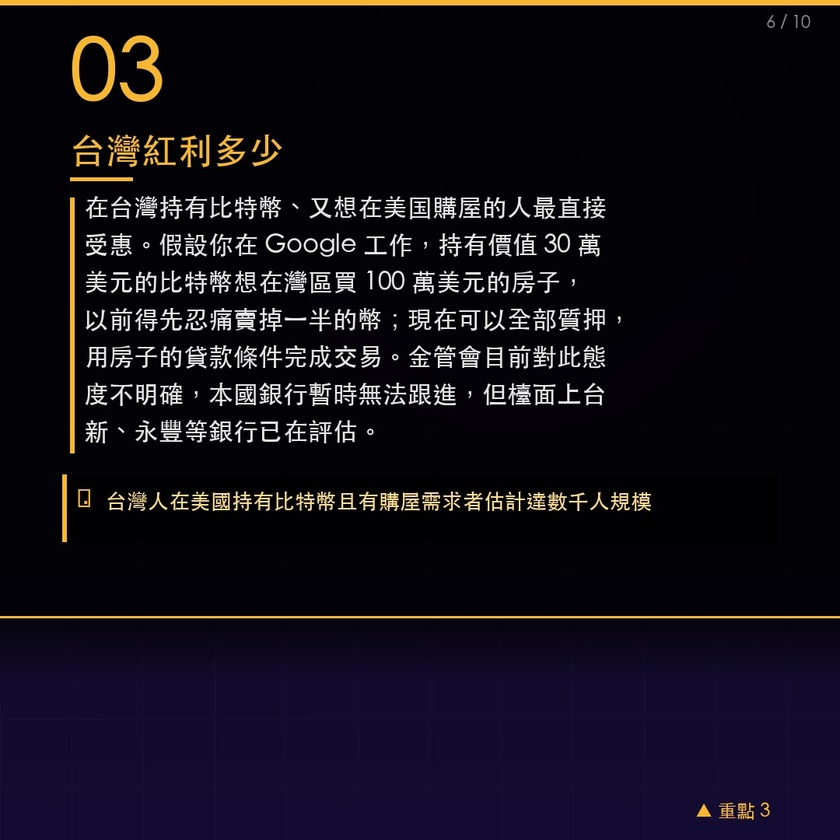
#> input picture agents/assistant-work/cards/crypto_20260330_123729/crypto_20260330_123729_s06.jpg, 840 x 840 px, shrunk from 1080 x 1080 before the run; its folder holds only this picture in this run
$ python check_overlap.py
#> lines starting #> are read from the running program, lines starting #| are printed output that depends on the picture
#!/usr/bin/env python3
"""Detect text overlap in slide images - measures text block fill ratio."""
from PIL import Image
import numpy as np

def analyze_slide(img_path):
    """
    Analyze slide for potential text overlap by measuring how much
    of the slide area is occupied by high-detail (text) content.
    """
    img = Image.open(img_path).convert('RGB')
#> img is the input picture: PIL image 840x840 RGB; mean R, G, B 19.8, 16.1, 25.5
    arr = np.array(img)
    h, w = arr.shape[:2]
#> h = 840; w = 840

    # Divide into horizontal bands (each slide has distinct sections)
    # Typical slide layout: header zone (top 20%), text zone (20-75%), footer zone (bottom 25%)
    bands = {
        'header': (0, int(h*0.20)),
        'text_main': (int(h*0.20), int(h*0.75)),
        'text_footer': (int(h*0.75), h)
    }

    results = {}
    for name, (y1, y2) in bands.items():
        band = arr[y1:y2]
        gray = np.mean(band, axis=2)

        # Calculate variance per column - high variance = text present
        col_var = np.var(gray, axis=0)  # variance across rows for each column

        # Find columns with significant content
        content_cols = np.where(col_var > 50)[0]

        if len(content_cols) > 0:
            # Check if content spans the full width (might indicate text wrapping issues)
            content_span = content_cols[-1] - content_cols[0] if len(content_cols) > 0 else 0
            fill_ratio = len(content_cols) / w

            results[name] = {
                'fill_ratio': round(fill_ratio, 2),
                'content_span': content_span,
                'w': w,
                'has_content': len(content_cols) > w * 0.1
        }
#> this loop made 3 passes
#> (content_span, fill_ratio) on passes 1 to 3: (839, 1), (839, 1), (72, 0.0667)
#> pass 1, in analyze_slide, `band = arr[y1:y2]`:
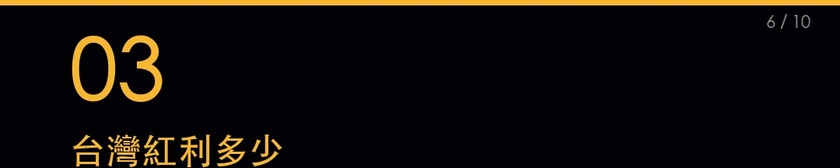
#> band: shape (168, 840, 3); mean R, G, B 17.8, 13.1, 10.4
#> pass 1, in analyze_slide, `gray = np.mean(band, axis=2)`:
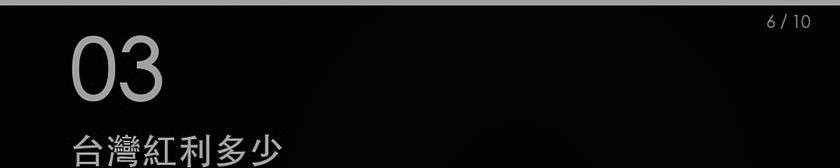
#> gray: shape (168, 840) float64; min 0, max 221, mean 13.8
#> pass 2, in analyze_slide, `band = arr[y1:y2]`:
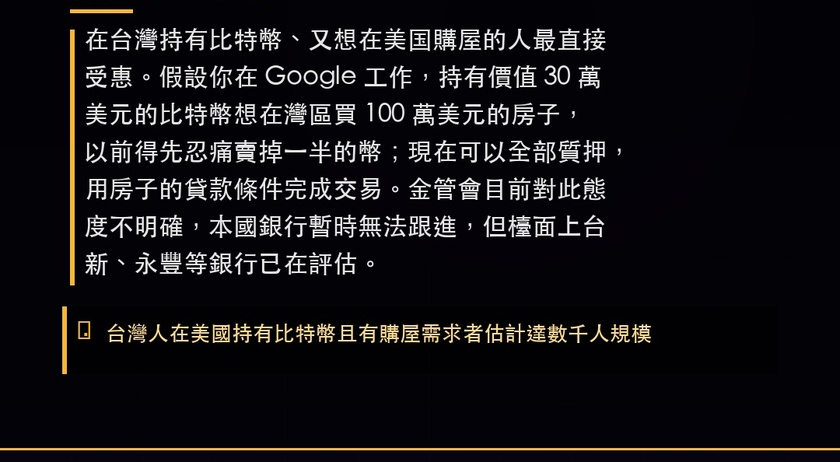
#> band: shape (462, 840, 3); mean R, G, B 21.5, 19.8, 22.7
#> after the loop:
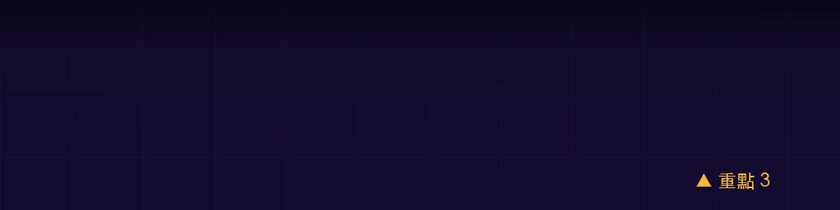
#> band: shape (210, 840, 3); mean R, G, B 17.8, 10.5, 43.8
#> after the loop:
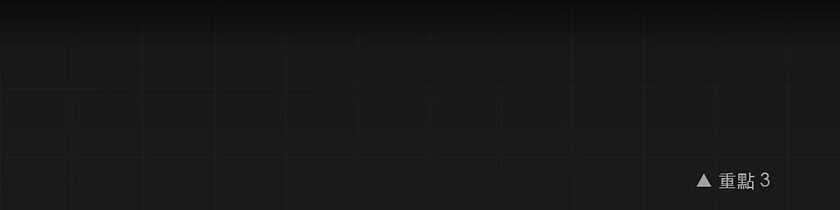
#> gray: shape (210, 840) float64; min 4.33, max 213.7, mean 24
#> after the loop, results = 3 items

    # Also check for extremely dense regions (potential overlap indicator)
    gray_full = np.mean(arr, axis=2)
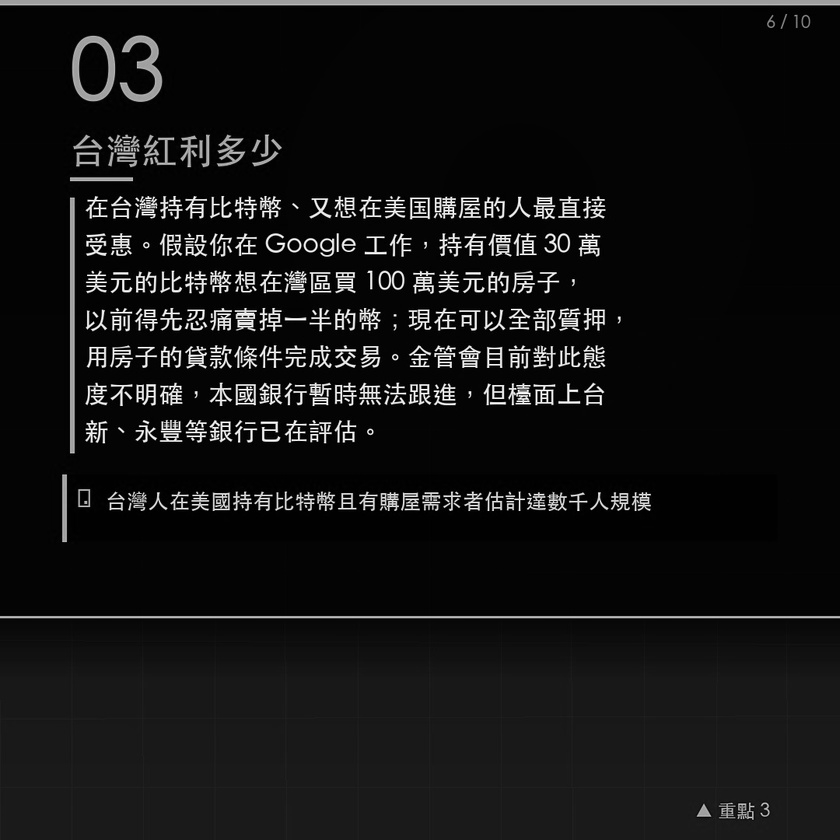
#> gray_full: shape (840, 840) float64; min 0, max 255, mean 20.5
    row_variance = np.var(gray_full, axis=1)
#> row_variance = 840 values, max 9816 at index 279, min 0.00317 at index 614, mean 1436.1
    max_row_var = np.max(row_variance)
#> max_row_var = 9816

    return results, max_row_var

def check_slide(img_path):
    """Check if slide looks healthy or has potential issues."""
    bands, max_var = analyze_slide(img_path)
#> bands = 3 items; max_var = 9816

    issues = []

    # Check text_main zone - if fill ratio is very high, text might be too dense
    if 'text_main' in bands:
        fm = bands['text_main']
#> fm = {'fill_ratio': 1, 'content_span': 839, 'w': 840, 'has_content': True}
        if fm['fill_ratio'] > 0.85:
            issues.append(f"⚠️ 主內容區填充率過高 ({fm['fill_ratio']})，可能有文字擠壓")
        if fm['content_span'] == fm['w'] - 1:
            issues.append(f"⚠️ 文字撐滿全寬，可能有溢出問題")

    # Check footer zone - if almost full, text might be overflowing
    if 'text_footer' in bands:
        ff = bands['text_footer']
#> ff = {'fill_ratio': 0.07, 'content_span': 72, 'w': 840, 'has_content': False}
        if ff['fill_ratio'] > 0.7 and ff['has_content']:
            issues.append(f"⚠️ 頁腳區域有內容 ({ff['fill_ratio']})，可能是文字溢出")

    # High max variance could indicate sharp text edges (good) or chaotic overlap (bad)
    # We want high variance in header/text zones but not chaotic patterns

    if not issues:
        status = "✅ 正常"
    else:
        status = "❌ 有問題"

    return status, issues, bands

if __name__ == '__main__':
    from pathlib import Path

    card_dir = Path('/Users/marsbot/.openclaw/workspace/agents/assistant-work/cards/crypto_20260330_123729')
    slides = sorted(card_dir.glob('crypto_20260330_123729_s*.jpg'))

    print(f"分析 {len(slides)} 張幻燈片...\n")

    problem_slides = []

    for slide in slides:
        status, issues, bands = check_slide(str(slide))
#> status = '❌ 有問題'; issues = ['⚠️ 主內容區填充率過高 (1.0)，可能有文字擠壓', '⚠️ 文字撐滿全寬，可能有溢出問題']; bands = 3 items
        print(f"{Path(slide).name}: {status}")
#| crypto_20260330_123729_s06.jpg: ❌ 有問題
        if issues:
            for issue in issues:
                print(f"  {issue}")
#> this loop made 2 passes
#> issue on passes 1 to 2: '⚠️ 主內容區填充率過高 (1.0)，可能有文字擠壓', '⚠️ 文字撐滿全寬，可能有溢出問題'
#|   ⚠️ 主內容區填充率過高 (1.0)，可能有文字擠壓
#|   ⚠️ 文字撐滿全寬，可能有溢出問題
            problem_slides.append(Path(slide).name)
        # Show band fill ratios
        for band, data in bands.items():
            print(f"  {band}: fill={data['fill_ratio']}, span={data['content_span']}")
#> this loop made 3 passes
#|   header: fill=1.0, span=839
#|   text_main: fill=1.0, span=839
#|   text_footer: fill=0.07, span=72
        print()

    if problem_slides:
        print(f"\n🚨 有問題的幻燈片: {', '.join(problem_slides)}")
    else:
        print("\n✅ 所有幻燈片看起來正常")

$ run again, on agents/assistant-work/cards/crypto_20260330_123729/crypto_20260330_123729_s07.jpg
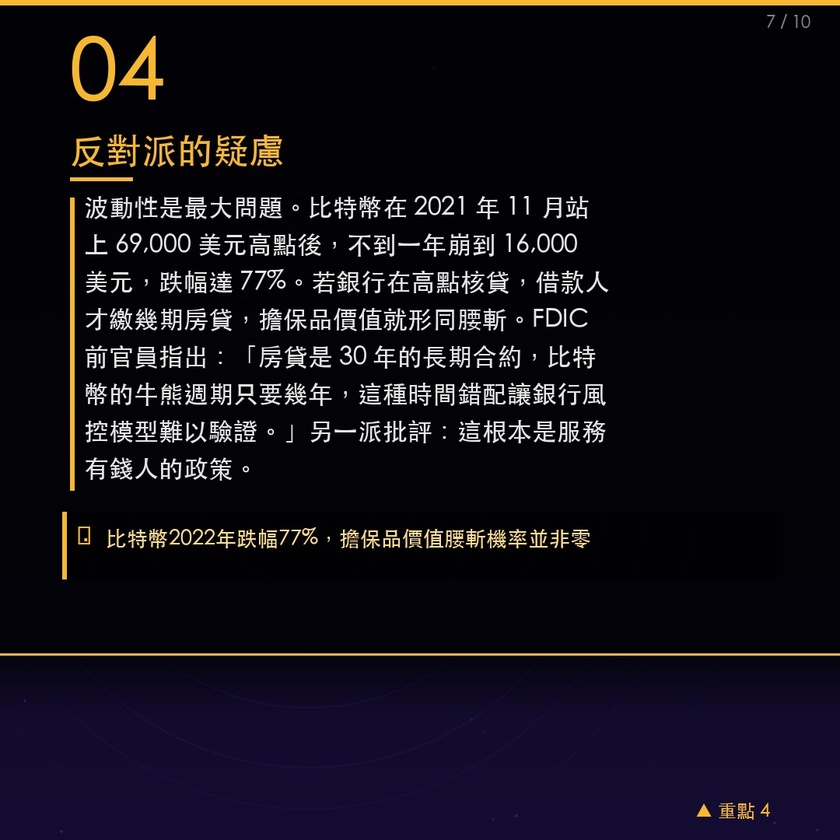
#> input picture agents/assistant-work/cards/crypto_20260330_123729/crypto_20260330_123729_s07.jpg, 840 x 840 px, shrunk from 1080 x 1080 before the run
#> in analyze_slide, img is the input picture: PIL image 840x840 RGB; mean R, G, B 19.5, 16.1, 24.1
#> the loop in analyze_slide, `for name, (y1, y2) in bands.items():` made 3 passes
#> (content_span, fill_ratio) on passes 1 to 3: (839, 1), (545, 0.646), (839, 1)
#> after the loop in analyze_slide, `for name, (y1, y2) in bands.items():`:
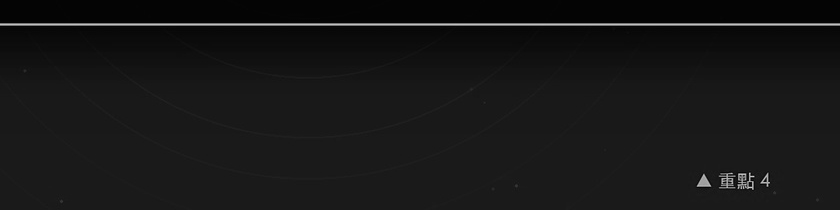
#> gray: shape (210, 840) float64; min 3.33, max 211.3, mean 22.6
#> after the loop in analyze_slide, `for name, (y1, y2) in bands.items():`: results = 3 items
#> in analyze_slide, `gray_full = np.mean(arr, axis=2)`:
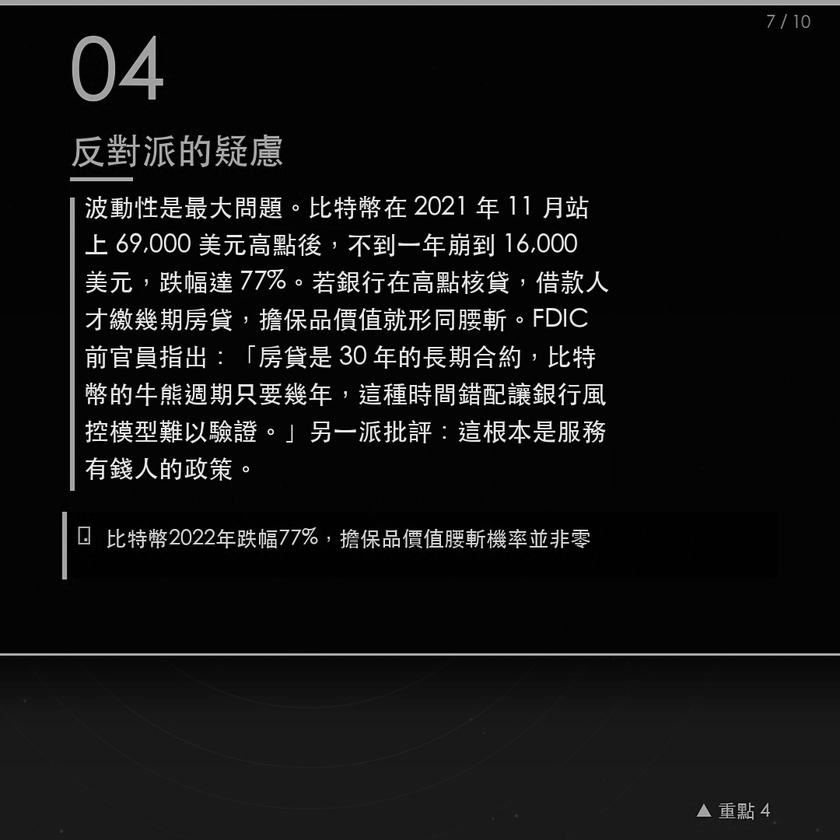
#> gray_full: shape (840, 840) float64; min 0, max 255, mean 19.9
#> row_variance = 840 values, max 9009.5 at index 396, min 0 at index 6, mean 1524.7
#> max_row_var = 9009.5
#> in check_slide, `bands, max_var = analyze_slide(img_path)`: bands = 3 items; max_var = 9009.5
#> fm = {'fill_ratio': 0.65, 'content_span': 545, 'w': 840, 'has_content': True}
#> ff = {'fill_ratio': 1, 'content_span': 839, 'w': 840, 'has_content': True}
#> `status, issues, bands = check_slide(str(slide))`: status = '❌ 有問題'; issues = ['⚠️ 頁腳區域有內容 (1.0)，可能是文字溢出']; bands = 3 items
#| crypto_20260330_123729_s07.jpg: ❌ 有問題
#> the loop `for issue in issues:` made 1 pass
#> (printed output is left out)
#> the loop `for band, data in bands.items():` made 3 passes
#> band on passes 1 to 3: 'header', 'text_main', 'text_footer'
#> (printed output is left out)
